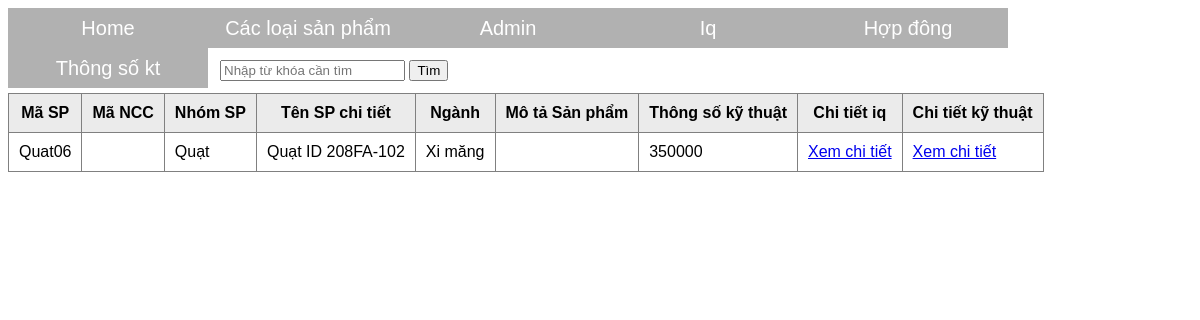
Page /tsktquat.php on the committed database.
### tables this page shows
CREATE TABLE `sanpham` (
  `masp` varchar(255) NOT NULL,
  `mancc` varchar(255) NOT NULL,
  `nhomsp` varchar(255) NOT NULL,
  `tenspchitiet` varchar(255) NOT NULL,
  `nganh` varchar(255) NOT NULL,
  `motasanpham` varchar(255) NOT NULL
);

CREATE TABLE `chitiettskt` (
  `id` varchar(5) NOT NULL,
  `masp` varchar(255) DEFAULT NULL,
  `idtskt` varchar(12) DEFAULT NULL,
  `giatri` varchar(41) DEFAULT NULL
);

### tsktquat.php (the view, shortened to what this page needs)
<?php
    $conn = mysqli_connect("localhost", "root", "", "dataapp3") or die("Không kết nối được cơ sở dữ liệu");
    if (isset($_GET['q']) && !empty($_GET['q'])) {
        $keyword = $_GET['q'];
    }else{
        $sql = "SELECT * FROM sanpham JOIN chitiettskt ON sanpham.masp = chitiettskt.masp WHERE nhomsp = 'Quạt' AND giatri = '350000' ";
    }
    $result = mysqli_query($conn, $sql);
?>
<!DOCTYPE html>
<html>
<head>
    <link rel="stylesheet" type="text/css" href="style.css">
</head>
<body>
          <ul>
        <li><a href="index.php">Home</a></li>
        <li><a href="">Các loại sản phẩm</a>
        </li>
        <li><a href="">Admin</a>
        </li>
        <li><a href="iq.php">Iq</a></li>
        <li><a href="hopdong.php">Hợp đông</a></li>
                <li><a href="">Thông số kt</a>
        </li>
    </ul>
    <table class="search-form" cellpadding="10">
        <tr>
            <td>
                <form action="" method="get">
                    <input type="text" name="q" placeholder="Nhập từ khóa cần tìm" value="<?php if(isset($_GET['q']))?>" />
                    <input type="submit" value="Tìm">
                </form>
            </td>
        </tr>
    </table>
    <table class="list" border="1" cellpadding="10">
          <tr>
            <th>Mã SP</th>
            <th>Mã NCC</th>
            <th>Nhóm SP</th>
            <th>Tên SP chi tiết</th>
            <th>Ngành</th>
            <th>Mô tả Sản phẩm</th>
            <th>Thông số kỹ thuật</th>
            <th>Chi tiết iq</th>
            <th>Chi tiết kỹ thuật</th>
        </tr>
        <?php
           while ($row = mysqli_fetch_assoc($result)) {
            ?>
        <tr>
            <td><?php echo $row['masp']; ?></td>
            <td><?php echo $row['mancc']; ?></td>
            <td><?php echo $row['nhomsp']; ?></td>
            <td><?php echo $row['tenspchitiet']; ?></td>
            <td><?php echo $row['nganh']; ?></td>
            <td><?php echo $row['motasanpham']; ?></td>
            <td><?php echo $row['giatri']; ?></td>
                     <form action="" method="get">
            <td><a href="./chiTiet.php?idSP=<?php echo  $row['masp'] ?>" >Xem chi tiết</a></td>
        </form>
                        <form action="" method="get">
            <td><a href="./cttskt.php?idSPKT=<?php echo  $row['masp'] ?>" >Xem chi tiết</a></td>
        </form>
        </tr>
    <?php } ?>
    </table>
</body>
</html>

### style.css (style rules this page uses)
body { background: url(); background-size: cover; font-family: arial; }
ul { margin: 0; padding: 0; list-style: none; }
ul li { float: left; width: 200px; height: 40px; background-color: darkgrey; opacity: .9; line-height: 40px; text-align: center; font-size: 20px; }
ul li a { text-decoration: none; color: white; display: block; }

### tsktquat.php (style rules this page uses)
.list { border-collapse: collapse; }
.list tr th { background: #ebebeb; }

### rows in the picture
sanpham: chitiettskt.masp "Quat06", nhomsp "Quạt", tenspchitiet "Quạt ID 208FA-102", nganh "Xi măng", chitiettskt.giatri "350000"
